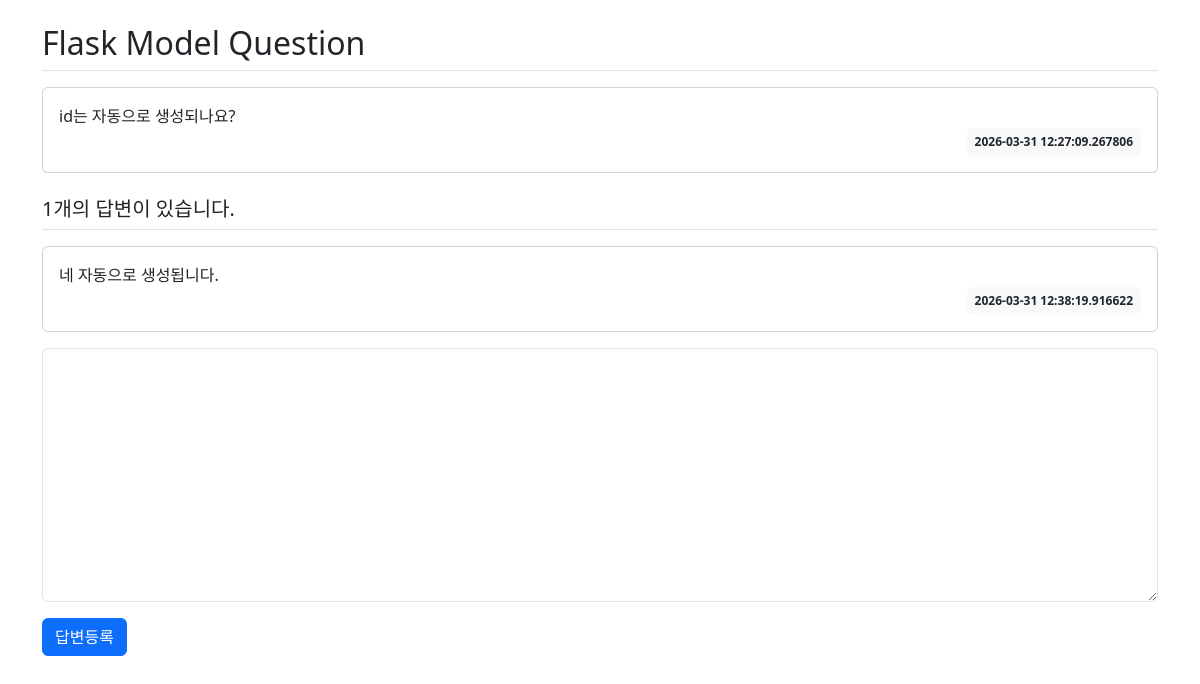
Before: /question/detail/2/ with the older database file.
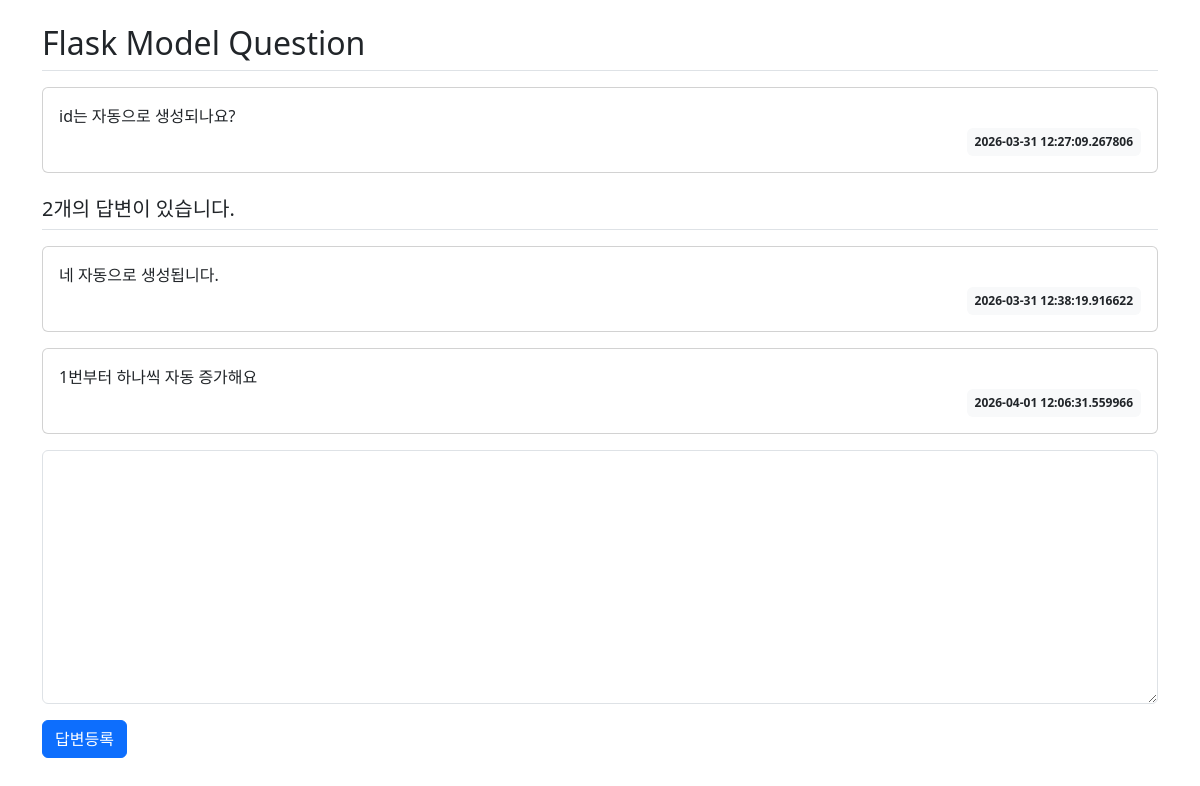
After: the same page with the newer database file.
### pybo/models.py (models this page shows)
class Question(db.Model):
    id = db.Column(db.Integer, primary_key=True)
    subject = db.Column(db.String(200), nullable=False)
    content = db.Column(db.Text(), nullable=False)
    create_date = db.Column(db.DateTime(), nullable=False)

class Answer(db.Model):
    id = db.Column(db.Integer, primary_key=True)
    question_id = db.Column(db.Integer, db.ForeignKey('question.id', ondelete='CASCADE'))
    question = db.relationship(Question, backref=db.backref('answer_set'))
    content = db.Column(db.Text(), nullable=False)
    create_date = db.Column(db.DateTime(), nullable=False)

### pybo/views/question_views.py (the view)
@bp.route('/detail/<int:question_id>/')
def detail(question_id):
    question = Question.query.get_or_404(question_id)
    return render_template('question/question_detail.html', question=question)

### pybo/templates/question/question_detail.html (shortened to what this page needs)
<!DOCTYPE html>
<html lang="en">
<head>
    <link rel="stylesheet" href="https://cdn.jsdelivr.net/npm/bootstrap@5.3.8/dist/css/bootstrap.min.css">
    <link rel="stylesheet" href="{{ url_for('static', filename='style.css') }}">
</head>
<body>
    <div class="container my-3">
        <h2 class="border-bottom py-2">{{ question.subject }}</h2>
        <div class="card my-3">
            <div class="card-body">
                <div class="card-text" style="white-space: pre-line;">{{ question.content }}</div>
                <div class="d-flex justify-content-end">
                    <div class="badge bg-light text-dark p-2">
                        {{ question.create_date }}
                    </div>
                </div>
            </div>
        </div>
        <h5 class="border-bottom my-3 py-2">{{ question.answer_set|length }}개의 답변이 있습니다.</h5>
        {% for answer in question.answer_set %}
        <div class="card my-3">
            <div class="card-body">
                <div class="card-text" style="white-space: pre-line;">{{ answer.content }}</div>
                <div class="d-flex justify-content-end">
                    <div class="badge bg-light text-dark p-2">
                        {{ answer.create_date }}
                    </div>
                </div>
            </div>
        </div>
        {% endfor %}
        <form action="{{ url_for('answer.create', question_id=question.id) }}" method="post" class="my-3">
            <div class="mb-3">
                <textarea name="content" id="content" class="form-control" rows="10"></textarea>
            </div>
            <input type="submit" value="답변등록" class="btn btn-primary">
        </form>
    </div>
</body>
</html>

### pybo/static/style.css (style rules this page uses)
textarea { width: 100%; }

Changed rows visible on the page:
added Answer: content "1번부터 하나씩 자동 증가해요", create_date "2026-04-01 12:06:31.559966"
Other visible differences:
{{ question.answer_set|length }}: "1" → "2"
